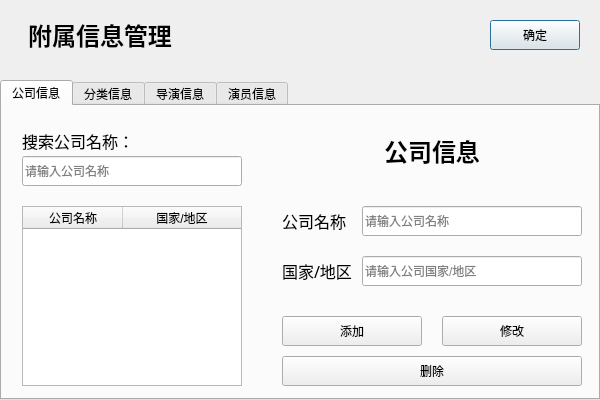
<?xml version="1.0" encoding="UTF-8"?>
<ui version="4.0">
 <class>SubInfoDialog</class>
 <widget class="QDialog" name="SubInfoDialog">
  <property name="geometry">
   <rect>
    <x>0</x>
    <y>0</y>
    <width>600</width>
    <height>400</height>
   </rect>
  </property>
  <property name="windowTitle">
   <string>Dialog</string>
  </property>
  <widget class="QTabWidget" name="MainTabs">
   <property name="geometry">
    <rect>
     <x>0</x>
     <y>80</y>
     <width>600</width>
     <height>320</height>
    </rect>
   </property>
   <widget class="QWidget" name="CompanyTab">
    <attribute name="title">
     <string>公司信息</string>
    </attribute>
    <widget class="QLineEdit" name="CompanySearchText">
     <property name="geometry">
      <rect>
       <x>20</x>
       <y>50</y>
       <width>220</width>
       <height>30</height>
      </rect>
     </property>
     <property name="placeholderText">
      <string>请输入公司名称</string>
     </property>
    </widget>
    <widget class="QTableWidget" name="CompanySearchResult">
     <property name="geometry">
      <rect>
       <x>20</x>
       <y>100</y>
       <width>220</width>
       <height>180</height>
      </rect>
     </property>
     <property name="editTriggers">
      <set>QAbstractItemView::NoEditTriggers</set>
     </property>
     <property name="selectionMode">
      <enum>QAbstractItemView::SingleSelection</enum>
     </property>
     <property name="selectionBehavior">
      <enum>QAbstractItemView::SelectRows</enum>
     </property>
     <attribute name="horizontalHeaderStretchLastSection">
      <bool>true</bool>
     </attribute>
     <attribute name="verticalHeaderVisible">
      <bool>false</bool>
     </attribute>
     <column>
      <property name="text">
       <string>公司名称</string>
      </property>
     </column>
     <column>
      <property name="text">
       <string>国家/地区</string>
      </property>
     </column>
    </widget>
    <widget class="QLabel" name="CompanySearchLabel">
     <property name="geometry">
      <rect>
       <x>20</x>
       <y>20</y>
       <width>220</width>
       <height>30</height>
      </rect>
     </property>
     <property name="font">
      <font>
       <family>等线</family>
       <pointsize>12</pointsize>
      </font>
     </property>
     <property name="text">
      <string>搜索公司名称：</string>
     </property>
     <property name="buddy">
      <cstring>CompanySearchText</cstring>
     </property>
    </widget>
    <widget class="QLineEdit" name="CompanyName">
     <property name="geometry">
      <rect>
       <x>360</x>
       <y>100</y>
       <width>220</width>
       <height>30</height>
      </rect>
     </property>
     <property name="placeholderText">
      <string>请输入公司名称</string>
     </property>
    </widget>
    <widget class="QLabel" name="CompanyNameLabel">
     <property name="geometry">
      <rect>
       <x>280</x>
       <y>100</y>
       <width>70</width>
       <height>30</height>
      </rect>
     </property>
     <property name="font">
      <font>
       <family>等线</family>
       <pointsize>12</pointsize>
      </font>
     </property>
     <property name="text">
      <string>公司名称</string>
     </property>
     <property name="buddy">
      <cstring>CompanyName</cstring>
     </property>
    </widget>
    <widget class="QLineEdit" name="CompanyNationality">
     <property name="geometry">
      <rect>
       <x>360</x>
       <y>150</y>
       <width>220</width>
       <height>30</height>
      </rect>
     </property>
     <property name="placeholderText">
      <string>请输入公司国家/地区</string>
     </property>
    </widget>
    <widget class="QLabel" name="CompanyNationalityLabel">
     <property name="geometry">
      <rect>
       <x>280</x>
       <y>150</y>
       <width>70</width>
       <height>30</height>
      </rect>
     </property>
     <property name="font">
      <font>
       <family>等线</family>
       <pointsize>12</pointsize>
      </font>
     </property>
     <property name="text">
      <string>国家/地区</string>
     </property>
     <property name="buddy">
      <cstring>CompanyNationality</cstring>
     </property>
    </widget>
    <widget class="QLabel" name="CompanyTitle">
     <property name="geometry">
      <rect>
       <x>280</x>
       <y>30</y>
       <width>300</width>
       <height>30</height>
      </rect>
     </property>
     <property name="font">
      <font>
       <family>等线</family>
       <pointsize>18</pointsize>
       <weight>75</weight>
       <bold>true</bold>
      </font>
     </property>
     <property name="text">
      <string>公司信息</string>
     </property>
     <property name="alignment">
      <set>Qt::AlignCenter</set>
     </property>
    </widget>
    <widget class="QPushButton" name="CompanyAddButton">
     <property name="geometry">
      <rect>
       <x>280</x>
       <y>210</y>
       <width>140</width>
       <height>30</height>
      </rect>
     </property>
     <property name="text">
      <string>添加</string>
     </property>
     <property name="default">
      <bool>true</bool>
     </property>
    </widget>
    <widget class="QPushButton" name="CompanyModifyButton">
     <property name="geometry">
      <rect>
       <x>440</x>
       <y>210</y>
       <width>140</width>
       <height>30</height>
      </rect>
     </property>
     <property name="text">
      <string>修改</string>
     </property>
     <property name="default">
      <bool>true</bool>
     </property>
    </widget>
    <widget class="QPushButton" name="CompanyDeleteButton">
     <property name="geometry">
      <rect>
       <x>280</x>
       <y>250</y>
       <width>300</width>
       <height>30</height>
      </rect>
     </property>
     <property name="text">
      <string>删除</string>
     </property>
     <property name="default">
      <bool>true</bool>
     </property>
    </widget>
   </widget>
   <widget class="QWidget" name="GenreTab">
    <attribute name="title">
     <string>分类信息</string>
    </attribute>
    <widget class="QPushButton" name="GenreModifyButton">
     <property name="geometry">
      <rect>
       <x>440</x>
       <y>210</y>
       <width>140</width>
       <height>30</height>
      </rect>
     </property>
     <property name="text">
      <string>修改</string>
     </property>
     <property name="default">
      <bool>true</bool>
     </property>
    </widget>
    <widget class="QPushButton" name="GenreDeleteButton">
     <property name="geometry">
      <rect>
       <x>280</x>
       <y>250</y>
       <width>300</width>
       <height>30</height>
      </rect>
     </property>
     <property name="text">
      <string>删除</string>
     </property>
     <property name="default">
      <bool>true</bool>
     </property>
    </widget>
    <widget class="QPushButton" name="GenreAddButton">
     <property name="geometry">
      <rect>
       <x>280</x>
       <y>210</y>
       <width>140</width>
       <height>30</height>
      </rect>
     </property>
     <property name="text">
      <string>添加</string>
     </property>
     <property name="default">
      <bool>true</bool>
     </property>
    </widget>
    <widget class="QTableWidget" name="GenreSearchResult">
     <property name="geometry">
      <rect>
       <x>20</x>
       <y>100</y>
       <width>220</width>
       <height>180</height>
      </rect>
     </property>
     <property name="editTriggers">
      <set>QAbstractItemView::NoEditTriggers</set>
     </property>
     <property name="selectionMode">
      <enum>QAbstractItemView::SingleSelection</enum>
     </property>
     <property name="selectionBehavior">
      <enum>QAbstractItemView::SelectRows</enum>
     </property>
     <attribute name="horizontalHeaderStretchLastSection">
      <bool>true</bool>
     </attribute>
     <attribute name="verticalHeaderVisible">
      <bool>false</bool>
     </attribute>
     <column>
      <property name="text">
       <string>分类</string>
      </property>
     </column>
    </widget>
    <widget class="QLabel" name="GenreSearchLabel">
     <property name="geometry">
      <rect>
       <x>20</x>
       <y>20</y>
       <width>220</width>
       <height>30</height>
      </rect>
     </property>
     <property name="font">
      <font>
       <family>等线</family>
       <pointsize>12</pointsize>
      </font>
     </property>
     <property name="text">
      <string>搜索分类：</string>
     </property>
     <property name="buddy">
      <cstring>GenreSearchText</cstring>
     </property>
    </widget>
    <widget class="QLineEdit" name="GenreSearchText">
     <property name="geometry">
      <rect>
       <x>20</x>
       <y>50</y>
       <width>220</width>
       <height>30</height>
      </rect>
     </property>
     <property name="placeholderText">
      <string>请输入分类名称</string>
     </property>
    </widget>
    <widget class="QLineEdit" name="GenreName">
     <property name="geometry">
      <rect>
       <x>360</x>
       <y>120</y>
       <width>220</width>
       <height>30</height>
      </rect>
     </property>
     <property name="placeholderText">
      <string>请输入分类名称</string>
     </property>
    </widget>
    <widget class="QLabel" name="GenreTitle">
     <property name="geometry">
      <rect>
       <x>280</x>
       <y>30</y>
       <width>300</width>
       <height>30</height>
      </rect>
     </property>
     <property name="font">
      <font>
       <family>等线</family>
       <pointsize>18</pointsize>
       <weight>75</weight>
       <bold>true</bold>
      </font>
     </property>
     <property name="text">
      <string>分类信息</string>
     </property>
     <property name="alignment">
      <set>Qt::AlignCenter</set>
     </property>
    </widget>
    <widget class="QLabel" name="GenreNameLabel">
     <property name="geometry">
      <rect>
       <x>280</x>
       <y>120</y>
       <width>70</width>
       <height>30</height>
      </rect>
     </property>
     <property name="font">
      <font>
       <family>等线</family>
       <pointsize>12</pointsize>
      </font>
     </property>
     <property name="text">
      <string>分类名称</string>
     </property>
     <property name="buddy">
      <cstring>GenreName</cstring>
     </property>
    </widget>
   </widget>
   <widget class="QWidget" name="DirectorTab">
    <attribute name="title">
     <string>导演信息</string>
    </attribute>
    <widget class="QPushButton" name="DirectorModifyButton">
     <property name="geometry">
      <rect>
       <x>440</x>
       <y>210</y>
       <width>140</width>
       <height>30</height>
      </rect>
     </property>
     <property name="text">
      <string>修改</string>
     </property>
     <property name="default">
      <bool>true</bool>
     </property>
    </widget>
    <widget class="QPushButton" name="DirectorDeleteButton">
     <property name="geometry">
      <rect>
       <x>280</x>
       <y>250</y>
       <width>300</width>
       <height>30</height>
      </rect>
     </property>
     <property name="text">
      <string>删除</string>
     </property>
     <property name="default">
      <bool>true</bool>
     </property>
    </widget>
    <widget class="QPushButton" name="DirectorAddButton">
     <property name="geometry">
      <rect>
       <x>280</x>
       <y>210</y>
       <width>140</width>
       <height>30</height>
      </rect>
     </property>
     <property name="text">
      <string>添加</string>
     </property>
     <property name="default">
      <bool>true</bool>
     </property>
    </widget>
    <widget class="QTableWidget" name="DirectorSearchResult">
     <property name="geometry">
      <rect>
       <x>20</x>
       <y>100</y>
       <width>220</width>
       <height>180</height>
      </rect>
     </property>
     <property name="editTriggers">
      <set>QAbstractItemView::NoEditTriggers</set>
     </property>
     <property name="selectionMode">
      <enum>QAbstractItemView::SingleSelection</enum>
     </property>
     <property name="selectionBehavior">
      <enum>QAbstractItemView::SelectRows</enum>
     </property>
     <attribute name="horizontalHeaderStretchLastSection">
      <bool>true</bool>
     </attribute>
     <attribute name="verticalHeaderVisible">
      <bool>false</bool>
     </attribute>
     <column>
      <property name="text">
       <string>导演姓名</string>
      </property>
     </column>
     <column>
      <property name="text">
       <string>豆瓣链接</string>
      </property>
     </column>
    </widget>
    <widget class="QLabel" name="DirectorSearchLabel">
     <property name="geometry">
      <rect>
       <x>20</x>
       <y>20</y>
       <width>220</width>
       <height>30</height>
      </rect>
     </property>
     <property name="font">
      <font>
       <family>等线</family>
       <pointsize>12</pointsize>
      </font>
     </property>
     <property name="text">
      <string>搜索导演姓名：</string>
     </property>
     <property name="buddy">
      <cstring>DirectorSearchText</cstring>
     </property>
    </widget>
    <widget class="QLineEdit" name="DirectorSearchText">
     <property name="geometry">
      <rect>
       <x>20</x>
       <y>50</y>
       <width>220</width>
       <height>30</height>
      </rect>
     </property>
     <property name="placeholderText">
      <string>请输入导演姓名</string>
     </property>
    </widget>
    <widget class="QLabel" name="DirectorAvatarLabel">
     <property name="geometry">
      <rect>
       <x>280</x>
       <y>120</y>
       <width>70</width>
       <height>30</height>
      </rect>
     </property>
     <property name="font">
      <font>
       <family>等线</family>
       <pointsize>12</pointsize>
      </font>
     </property>
     <property name="text">
      <string>海报链接</string>
     </property>
     <property name="buddy">
      <cstring>DirectorAvatar</cstring>
     </property>
    </widget>
    <widget class="QLineEdit" name="DirectorName">
     <property name="geometry">
      <rect>
       <x>360</x>
       <y>80</y>
       <width>220</width>
       <height>30</height>
      </rect>
     </property>
     <property name="placeholderText">
      <string>请输入导演名称</string>
     </property>
    </widget>
    <widget class="QLabel" name="DirectorTitle">
     <property name="geometry">
      <rect>
       <x>280</x>
       <y>30</y>
       <width>300</width>
       <height>30</height>
      </rect>
     </property>
     <property name="font">
      <font>
       <family>等线</family>
       <pointsize>18</pointsize>
       <weight>75</weight>
       <bold>true</bold>
      </font>
     </property>
     <property name="text">
      <string>导演信息</string>
     </property>
     <property name="alignment">
      <set>Qt::AlignCenter</set>
     </property>
    </widget>
    <widget class="QLineEdit" name="DirectorAvatar">
     <property name="geometry">
      <rect>
       <x>360</x>
       <y>120</y>
       <width>220</width>
       <height>30</height>
      </rect>
     </property>
     <property name="placeholderText">
      <string>请输入导演海报链接</string>
     </property>
    </widget>
    <widget class="QLabel" name="DirectorNameLabel">
     <property name="geometry">
      <rect>
       <x>280</x>
       <y>80</y>
       <width>70</width>
       <height>30</height>
      </rect>
     </property>
     <property name="font">
      <font>
       <family>等线</family>
       <pointsize>12</pointsize>
      </font>
     </property>
     <property name="text">
      <string>导演名称</string>
     </property>
     <property name="buddy">
      <cstring>DirectorName</cstring>
     </property>
    </widget>
    <widget class="QLabel" name="DirectorAltLabel">
     <property name="geometry">
      <rect>
       <x>280</x>
       <y>160</y>
       <width>70</width>
       <height>30</height>
      </rect>
     </property>
     <property name="font">
      <font>
       <family>等线</family>
       <pointsize>12</pointsize>
      </font>
     </property>
     <property name="text">
      <string>豆瓣链接</string>
     </property>
     <property name="buddy">
      <cstring>DirectorAlt</cstring>
     </property>
    </widget>
    <widget class="QLineEdit" name="DirectorAlt">
     <property name="geometry">
      <rect>
       <x>360</x>
       <y>160</y>
       <width>220</width>
       <height>30</height>
      </rect>
     </property>
     <property name="placeholderText">
      <string>请输入导演豆瓣链接</string>
     </property>
    </widget>
   </widget>
   <widget class="QWidget" name="CastTab">
    <attribute name="title">
     <string>演员信息</string>
    </attribute>
    <widget class="QPushButton" name="CastModifyButton">
     <property name="geometry">
      <rect>
       <x>440</x>
       <y>210</y>
       <width>140</width>
       <height>30</height>
      </rect>
     </property>
     <property name="text">
      <string>修改</string>
     </property>
     <property name="default">
      <bool>true</bool>
     </property>
    </widget>
    <widget class="QPushButton" name="CastDeleteButton">
     <property name="geometry">
      <rect>
       <x>280</x>
       <y>250</y>
       <width>300</width>
       <height>30</height>
      </rect>
     </property>
     <property name="text">
      <string>删除</string>
     </property>
     <property name="default">
      <bool>true</bool>
     </property>
    </widget>
    <widget class="QPushButton" name="CastAddButton">
     <property name="geometry">
      <rect>
       <x>280</x>
       <y>210</y>
       <width>140</width>
       <height>30</height>
      </rect>
     </property>
     <property name="text">
      <string>添加</string>
     </property>
     <property name="default">
      <bool>true</bool>
     </property>
    </widget>
    <widget class="QTableWidget" name="CastSearchResult">
     <property name="geometry">
      <rect>
       <x>20</x>
       <y>100</y>
       <width>220</width>
       <height>180</height>
      </rect>
     </property>
     <property name="editTriggers">
      <set>QAbstractItemView::NoEditTriggers</set>
     </property>
     <property name="selectionMode">
      <enum>QAbstractItemView::SingleSelection</enum>
     </property>
     <property name="selectionBehavior">
      <enum>QAbstractItemView::SelectRows</enum>
     </property>
     <attribute name="horizontalHeaderStretchLastSection">
      <bool>true</bool>
     </attribute>
     <attribute name="verticalHeaderVisible">
      <bool>false</bool>
     </attribute>
     <column>
      <property name="text">
       <string>演员姓名</string>
      </property>
     </column>
     <column>
      <property name="text">
       <string>豆瓣链接</string>
      </property>
     </column>
    </widget>
    <widget class="QLabel" name="CastSearchLabel">
     <property name="geometry">
      <rect>
       <x>20</x>
       <y>20</y>
       <width>220</width>
       <height>30</height>
      </rect>
     </property>
     <property name="font">
      <font>
       <family>等线</family>
       <pointsize>12</pointsize>
      </font>
     </property>
     <property name="text">
      <string>搜索演员姓名：</string>
     </property>
     <property name="buddy">
      <cstring>CastSearchText</cstring>
     </property>
    </widget>
    <widget class="QLineEdit" name="CastSearchText">
     <property name="geometry">
      <rect>
       <x>20</x>
       <y>50</y>
       <width>220</width>
       <height>30</height>
      </rect>
     </property>
     <property name="placeholderText">
      <string>请输入演员姓名</string>
     </property>
    </widget>
    <widget class="QLabel" name="CastAvatarLabel">
     <property name="geometry">
      <rect>
       <x>280</x>
       <y>120</y>
       <width>70</width>
       <height>30</height>
      </rect>
     </property>
     <property name="font">
      <font>
       <family>等线</family>
       <pointsize>12</pointsize>
      </font>
     </property>
     <property name="text">
      <string>海报链接</string>
     </property>
     <property name="buddy">
      <cstring>CastAvatar</cstring>
     </property>
    </widget>
    <widget class="QLineEdit" name="CastAvatar">
     <property name="geometry">
      <rect>
       <x>360</x>
       <y>120</y>
       <width>220</width>
       <height>30</height>
      </rect>
     </property>
     <property name="placeholderText">
      <string>请输入演员海报链接</string>
     </property>
    </widget>
    <widget class="QLineEdit" name="CastAlt">
     <property name="geometry">
      <rect>
       <x>360</x>
       <y>160</y>
       <width>220</width>
       <height>30</height>
      </rect>
     </property>
     <property name="placeholderText">
      <string>请输入演员豆瓣链接</string>
     </property>
    </widget>
    <widget class="QLabel" name="CastTitle">
     <property name="geometry">
      <rect>
       <x>280</x>
       <y>30</y>
       <width>300</width>
       <height>30</height>
      </rect>
     </property>
     <property name="font">
      <font>
       <family>等线</family>
       <pointsize>18</pointsize>
       <weight>75</weight>
       <bold>true</bold>
      </font>
     </property>
     <property name="text">
      <string>演员信息</string>
     </property>
     <property name="alignment">
      <set>Qt::AlignCenter</set>
     </property>
    </widget>
    <widget class="QLabel" name="CastNameLabel">
     <property name="geometry">
      <rect>
       <x>280</x>
       <y>80</y>
       <width>70</width>
       <height>30</height>
      </rect>
     </property>
     <property name="font">
      <font>
       <family>等线</family>
       <pointsize>12</pointsize>
      </font>
     </property>
     <property name="text">
      <string>演员名称</string>
     </property>
     <property name="buddy">
      <cstring>CastName</cstring>
     </property>
    </widget>
    <widget class="QLineEdit" name="CastName">
     <property name="geometry">
      <rect>
       <x>360</x>
       <y>80</y>
       <width>220</width>
       <height>30</height>
      </rect>
     </property>
     <property name="placeholderText">
      <string>请输入演员名称</string>
     </property>
    </widget>
    <widget class="QLabel" name="CastAltLabel">
     <property name="geometry">
      <rect>
       <x>280</x>
       <y>160</y>
       <width>70</width>
       <height>30</height>
      </rect>
     </property>
     <property name="font">
      <font>
       <family>等线</family>
       <pointsize>12</pointsize>
      </font>
     </property>
     <property name="text">
      <string>豆瓣链接</string>
     </property>
     <property name="buddy">
      <cstring>CastAlt</cstring>
     </property>
    </widget>
   </widget>
  </widget>
  <widget class="QLabel" name="Title">
   <property name="geometry">
    <rect>
     <x>20</x>
     <y>20</y>
     <width>160</width>
     <height>30</height>
    </rect>
   </property>
   <property name="font">
    <font>
     <family>等线</family>
     <pointsize>18</pointsize>
     <weight>75</weight>
     <bold>true</bold>
    </font>
   </property>
   <property name="text">
    <string>附属信息管理</string>
   </property>
   <property name="alignment">
    <set>Qt::AlignCenter</set>
   </property>
  </widget>
  <widget class="QPushButton" name="OKButton">
   <property name="geometry">
    <rect>
     <x>490</x>
     <y>20</y>
     <width>90</width>
     <height>30</height>
    </rect>
   </property>
   <property name="text">
    <string>确定</string>
   </property>
   <property name="default">
    <bool>true</bool>
   </property>
  </widget>
 </widget>
 <tabstops>
  <tabstop>OKButton</tabstop>
  <tabstop>MainTabs</tabstop>
  <tabstop>CompanySearchText</tabstop>
  <tabstop>CompanySearchResult</tabstop>
  <tabstop>CompanyName</tabstop>
  <tabstop>CompanyNationality</tabstop>
  <tabstop>CompanyAddButton</tabstop>
  <tabstop>CompanyModifyButton</tabstop>
  <tabstop>CompanyDeleteButton</tabstop>
  <tabstop>GenreSearchText</tabstop>
  <tabstop>GenreSearchResult</tabstop>
  <tabstop>GenreName</tabstop>
  <tabstop>GenreAddButton</tabstop>
  <tabstop>GenreModifyButton</tabstop>
  <tabstop>GenreDeleteButton</tabstop>
  <tabstop>DirectorSearchText</tabstop>
  <tabstop>DirectorSearchResult</tabstop>
  <tabstop>DirectorName</tabstop>
  <tabstop>DirectorAvatar</tabstop>
  <tabstop>DirectorAlt</tabstop>
  <tabstop>DirectorAddButton</tabstop>
  <tabstop>DirectorModifyButton</tabstop>
  <tabstop>DirectorDeleteButton</tabstop>
  <tabstop>CastSearchText</tabstop>
  <tabstop>CastSearchResult</tabstop>
  <tabstop>CastName</tabstop>
  <tabstop>CastAvatar</tabstop>
  <tabstop>CastAlt</tabstop>
  <tabstop>CastAddButton</tabstop>
  <tabstop>CastModifyButton</tabstop>
  <tabstop>CastDeleteButton</tabstop>
 </tabstops>
 <resources/>
 <connections>
  <connection>
   <sender>OKButton</sender>
   <signal>clicked()</signal>
   <receiver>SubInfoDialog</receiver>
   <slot>accept()</slot>
   <hints>
    <hint type="sourcelabel">
     <x>551</x>
     <y>33</y>
    </hint>
    <hint type="destinationlabel">
     <x>426</x>
     <y>34</y>
    </hint>
   </hints>
  </connection>
  <connection>
   <sender>CompanySearchText</sender>
   <signal>textChanged(QString)</signal>
   <receiver>SubInfoDialog</receiver>
   <slot>searchCompany()</slot>
   <hints>
    <hint type="sourcelabel">
     <x>157</x>
     <y>157</y>
    </hint>
    <hint type="destinationlabel">
     <x>283</x>
     <y>24</y>
    </hint>
   </hints>
  </connection>
  <connection>
   <sender>CompanySearchResult</sender>
   <signal>cellDoubleClicked(int,int)</signal>
   <receiver>SubInfoDialog</receiver>
   <slot>loadCompany(int,int)</slot>
   <hints>
    <hint type="sourcelabel">
     <x>127</x>
     <y>304</y>
    </hint>
    <hint type="destinationlabel">
     <x>230</x>
     <y>52</y>
    </hint>
   </hints>
  </connection>
  <connection>
   <sender>CompanyAddButton</sender>
   <signal>clicked()</signal>
   <receiver>SubInfoDialog</receiver>
   <slot>addCompany()</slot>
   <hints>
    <hint type="sourcelabel">
     <x>363</x>
     <y>317</y>
    </hint>
    <hint type="destinationlabel">
     <x>373</x>
     <y>49</y>
    </hint>
   </hints>
  </connection>
  <connection>
   <sender>CompanyModifyButton</sender>
   <signal>clicked()</signal>
   <receiver>SubInfoDialog</receiver>
   <slot>modifyCompany()</slot>
   <hints>
    <hint type="sourcelabel">
     <x>488</x>
     <y>325</y>
    </hint>
    <hint type="destinationlabel">
     <x>470</x>
     <y>56</y>
    </hint>
   </hints>
  </connection>
  <connection>
   <sender>CompanyDeleteButton</sender>
   <signal>clicked()</signal>
   <receiver>SubInfoDialog</receiver>
   <slot>deleteCompany()</slot>
   <hints>
    <hint type="sourcelabel">
     <x>441</x>
     <y>368</y>
    </hint>
    <hint type="destinationlabel">
     <x>443</x>
     <y>12</y>
    </hint>
   </hints>
  </connection>
  <connection>
   <sender>GenreSearchText</sender>
   <signal>textChanged(QString)</signal>
   <receiver>SubInfoDialog</receiver>
   <slot>searchGenre()</slot>
   <hints>
    <hint type="sourcelabel">
     <x>57</x>
     <y>158</y>
    </hint>
    <hint type="destinationlabel">
     <x>236</x>
     <y>33</y>
    </hint>
   </hints>
  </connection>
  <connection>
   <sender>GenreSearchResult</sender>
   <signal>cellDoubleClicked(int,int)</signal>
   <receiver>SubInfoDialog</receiver>
   <slot>loadGenre(int,int)</slot>
   <hints>
    <hint type="sourcelabel">
     <x>163</x>
     <y>280</y>
    </hint>
    <hint type="destinationlabel">
     <x>346</x>
     <y>40</y>
    </hint>
   </hints>
  </connection>
  <connection>
   <sender>GenreAddButton</sender>
   <signal>clicked()</signal>
   <receiver>SubInfoDialog</receiver>
   <slot>addGenre()</slot>
   <hints>
    <hint type="sourcelabel">
     <x>373</x>
     <y>327</y>
    </hint>
    <hint type="destinationlabel">
     <x>356</x>
     <y>9</y>
    </hint>
   </hints>
  </connection>
  <connection>
   <sender>GenreModifyButton</sender>
   <signal>clicked()</signal>
   <receiver>SubInfoDialog</receiver>
   <slot>modifyGenre()</slot>
   <hints>
    <hint type="sourcelabel">
     <x>509</x>
     <y>318</y>
    </hint>
    <hint type="destinationlabel">
     <x>446</x>
     <y>69</y>
    </hint>
   </hints>
  </connection>
  <connection>
   <sender>GenreDeleteButton</sender>
   <signal>clicked()</signal>
   <receiver>SubInfoDialog</receiver>
   <slot>deleteGenre()</slot>
   <hints>
    <hint type="sourcelabel">
     <x>441</x>
     <y>364</y>
    </hint>
    <hint type="destinationlabel">
     <x>205</x>
     <y>8</y>
    </hint>
   </hints>
  </connection>
  <connection>
   <sender>DirectorSearchText</sender>
   <signal>textChanged(QString)</signal>
   <receiver>SubInfoDialog</receiver>
   <slot>searchDirector()</slot>
   <hints>
    <hint type="sourcelabel">
     <x>178</x>
     <y>159</y>
    </hint>
    <hint type="destinationlabel">
     <x>242</x>
     <y>70</y>
    </hint>
   </hints>
  </connection>
  <connection>
   <sender>DirectorSearchResult</sender>
   <signal>cellDoubleClicked(int,int)</signal>
   <receiver>SubInfoDialog</receiver>
   <slot>loadDirector(int,int)</slot>
   <hints>
    <hint type="sourcelabel">
     <x>106</x>
     <y>309</y>
    </hint>
    <hint type="destinationlabel">
     <x>357</x>
     <y>64</y>
    </hint>
   </hints>
  </connection>
  <connection>
   <sender>DirectorAddButton</sender>
   <signal>clicked()</signal>
   <receiver>SubInfoDialog</receiver>
   <slot>addDirector()</slot>
   <hints>
    <hint type="sourcelabel">
     <x>343</x>
     <y>328</y>
    </hint>
    <hint type="destinationlabel">
     <x>514</x>
     <y>66</y>
    </hint>
   </hints>
  </connection>
  <connection>
   <sender>DirectorModifyButton</sender>
   <signal>clicked()</signal>
   <receiver>SubInfoDialog</receiver>
   <slot>modifyDirector()</slot>
   <hints>
    <hint type="sourcelabel">
     <x>499</x>
     <y>325</y>
    </hint>
    <hint type="destinationlabel">
     <x>322</x>
     <y>33</y>
    </hint>
   </hints>
  </connection>
  <connection>
   <sender>DirectorDeleteButton</sender>
   <signal>clicked()</signal>
   <receiver>SubInfoDialog</receiver>
   <slot>deleteDirector()</slot>
   <hints>
    <hint type="sourcelabel">
     <x>432</x>
     <y>370</y>
    </hint>
    <hint type="destinationlabel">
     <x>453</x>
     <y>47</y>
    </hint>
   </hints>
  </connection>
  <connection>
   <sender>CastSearchText</sender>
   <signal>textChanged(QString)</signal>
   <receiver>SubInfoDialog</receiver>
   <slot>searchCast()</slot>
   <hints>
    <hint type="sourcelabel">
     <x>91</x>
     <y>159</y>
    </hint>
    <hint type="destinationlabel">
     <x>391</x>
     <y>18</y>
    </hint>
   </hints>
  </connection>
  <connection>
   <sender>CastSearchResult</sender>
   <signal>cellDoubleClicked(int,int)</signal>
   <receiver>SubInfoDialog</receiver>
   <slot>loadCast(int,int)</slot>
   <hints>
    <hint type="sourcelabel">
     <x>167</x>
     <y>321</y>
    </hint>
    <hint type="destinationlabel">
     <x>458</x>
     <y>73</y>
    </hint>
   </hints>
  </connection>
  <connection>
   <sender>CastAddButton</sender>
   <signal>clicked()</signal>
   <receiver>SubInfoDialog</receiver>
   <slot>addCast()</slot>
   <hints>
    <hint type="sourcelabel">
     <x>373</x>
     <y>321</y>
    </hint>
    <hint type="destinationlabel">
     <x>597</x>
     <y>73</y>
    </hint>
   </hints>
  </connection>
  <connection>
   <sender>CastModifyButton</sender>
   <signal>clicked()</signal>
   <receiver>SubInfoDialog</receiver>
   <slot>modifyCast()</slot>
   <hints>
    <hint type="sourcelabel">
     <x>565</x>
     <y>325</y>
    </hint>
    <hint type="destinationlabel">
     <x>544</x>
     <y>8</y>
    </hint>
   </hints>
  </connection>
  <connection>
   <sender>CastDeleteButton</sender>
   <signal>clicked()</signal>
   <receiver>SubInfoDialog</receiver>
   <slot>deleteCast()</slot>
   <hints>
    <hint type="sourcelabel">
     <x>465</x>
     <y>370</y>
    </hint>
    <hint type="destinationlabel">
     <x>267</x>
     <y>-2</y>
    </hint>
   </hints>
  </connection>
 </connections>
 <slots>
  <slot>searchCompany()</slot>
  <slot>loadCompany(int,int)</slot>
  <slot>addCompany()</slot>
  <slot>modifyCompany()</slot>
  <slot>deleteCompany()</slot>
  <slot>searchGenre()</slot>
  <slot>loadGenre(int,int)</slot>
  <slot>addGenre()</slot>
  <slot>modifyGenre()</slot>
  <slot>deleteGenre()</slot>
  <slot>searchDirector()</slot>
  <slot>loadDirector(int,int)</slot>
  <slot>addDirector()</slot>
  <slot>modifyDirector()</slot>
  <slot>deleteDirector()</slot>
  <slot>searchCast()</slot>
  <slot>loadCast(int,int)</slot>
  <slot>addCast()</slot>
  <slot>modifyCast()</slot>
  <slot>deleteCast()</slot>
 </slots>
</ui>
